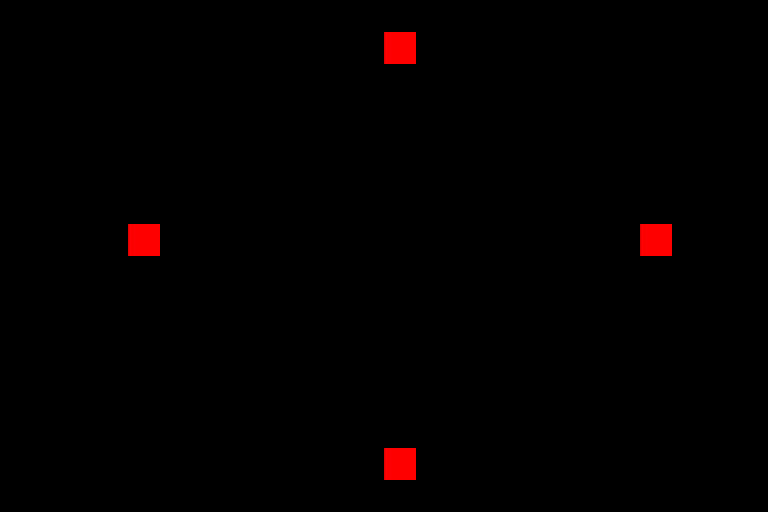

A 2D game scene composited from a Tiled map and its tileset images. What follows is a short description and the map's XML, with every tile layer's data as written:
An orthogonal 24x16 tile map with 32x32 px tiles, 1 tile layer (layer01).

<map version="1.2" tiledversion="1.3.3" orientation="orthogonal" renderorder="right-down" width="24" height="16" tilewidth="32" tileheight="32" infinite="0" nextlayerid="2" nextobjectid="1">
 <editorsettings>
  <export target="arena_1.json" format="json" />
 </editorsettings>
 <tileset firstgid="1" source="tile_arena.tsx" />
 <layer id="1" name="layer01" width="24" height="16">
  <data encoding="csv">
1,1,1,1,1,1,1,1,1,1,1,1,1,1,1,1,1,1,1,1,1,1,1,1,
1,1,1,1,0,0,0,0,0,0,0,0,2,0,0,0,0,0,0,0,0,1,1,1,
1,1,1,1,0,0,0,0,0,0,0,0,0,0,0,0,0,0,0,0,0,1,1,1,
1,1,1,1,0,0,0,0,0,0,0,0,0,0,0,0,0,0,0,0,0,1,1,1,
1,1,1,1,0,0,0,0,0,0,0,0,0,0,0,0,0,0,0,0,0,1,1,1,
1,1,1,1,0,0,0,0,0,0,0,0,0,0,0,0,0,0,0,0,0,1,1,1,
1,1,1,1,0,0,0,0,0,0,0,0,0,0,0,0,0,0,0,0,0,1,1,1,
1,1,1,1,2,0,0,0,0,0,0,0,0,0,0,0,0,0,0,0,2,1,1,1,
1,1,1,1,0,0,0,0,0,0,0,0,0,0,0,0,0,0,0,0,0,1,1,1,
1,1,1,1,0,0,0,0,0,0,0,0,0,0,0,0,0,0,0,0,0,1,1,1,
1,1,1,1,0,0,0,0,0,0,0,0,0,0,0,0,0,0,0,0,0,1,1,1,
1,1,1,1,0,0,0,0,0,0,0,0,0,0,0,0,0,0,0,0,0,1,1,1,
1,1,1,1,0,0,0,0,0,0,0,0,0,0,0,0,0,0,0,0,0,1,1,1,
1,1,1,1,0,0,0,0,0,0,0,0,0,0,0,0,0,0,0,0,0,1,1,1,
1,1,1,1,0,0,0,0,0,0,0,0,2,0,0,0,0,0,0,0,0,1,1,1,
1,1,1,1,1,1,1,1,1,1,1,1,1,1,1,1,1,1,1,1,1,1,1,1
</data>
 </layer>
</map>
